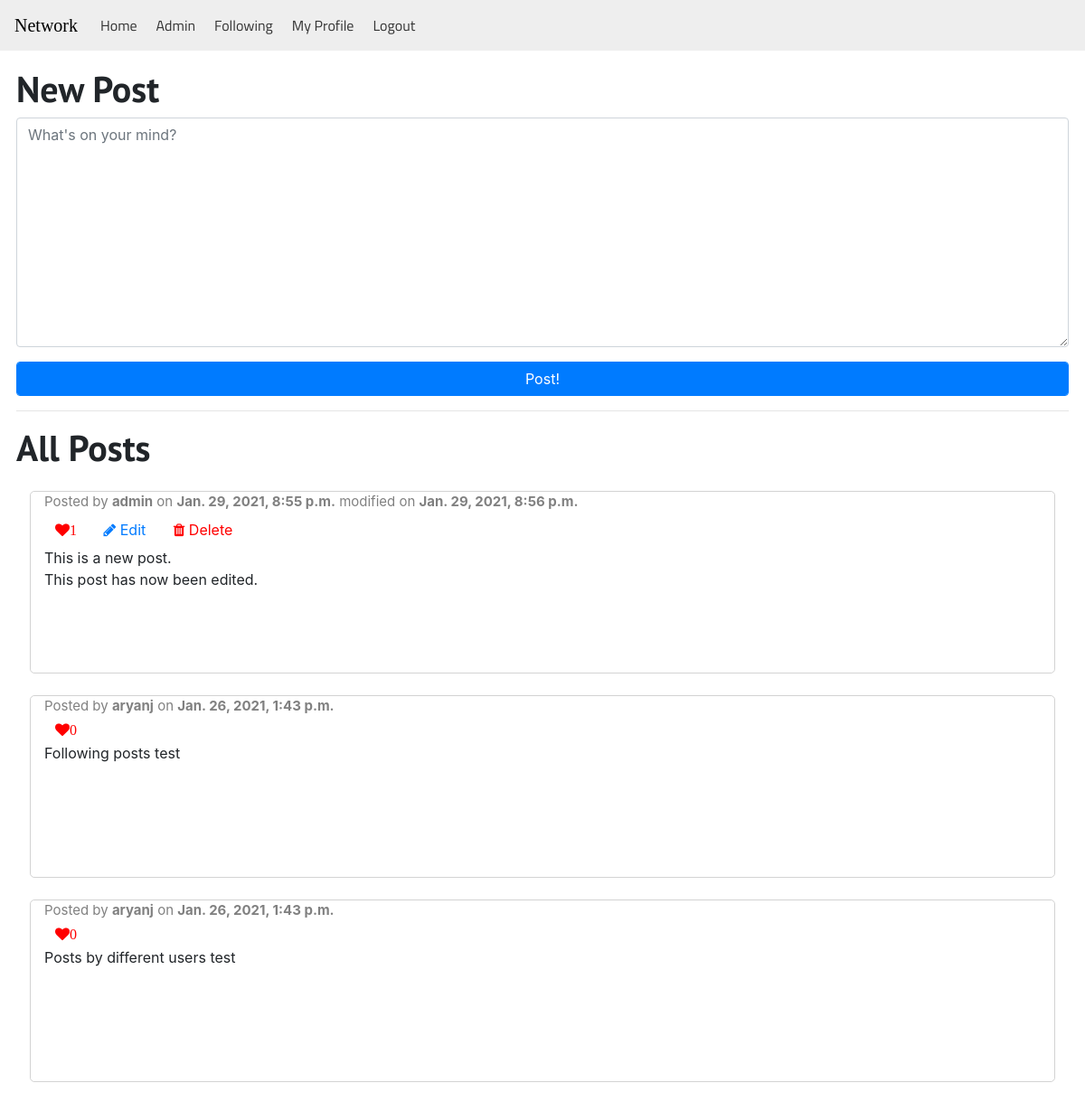
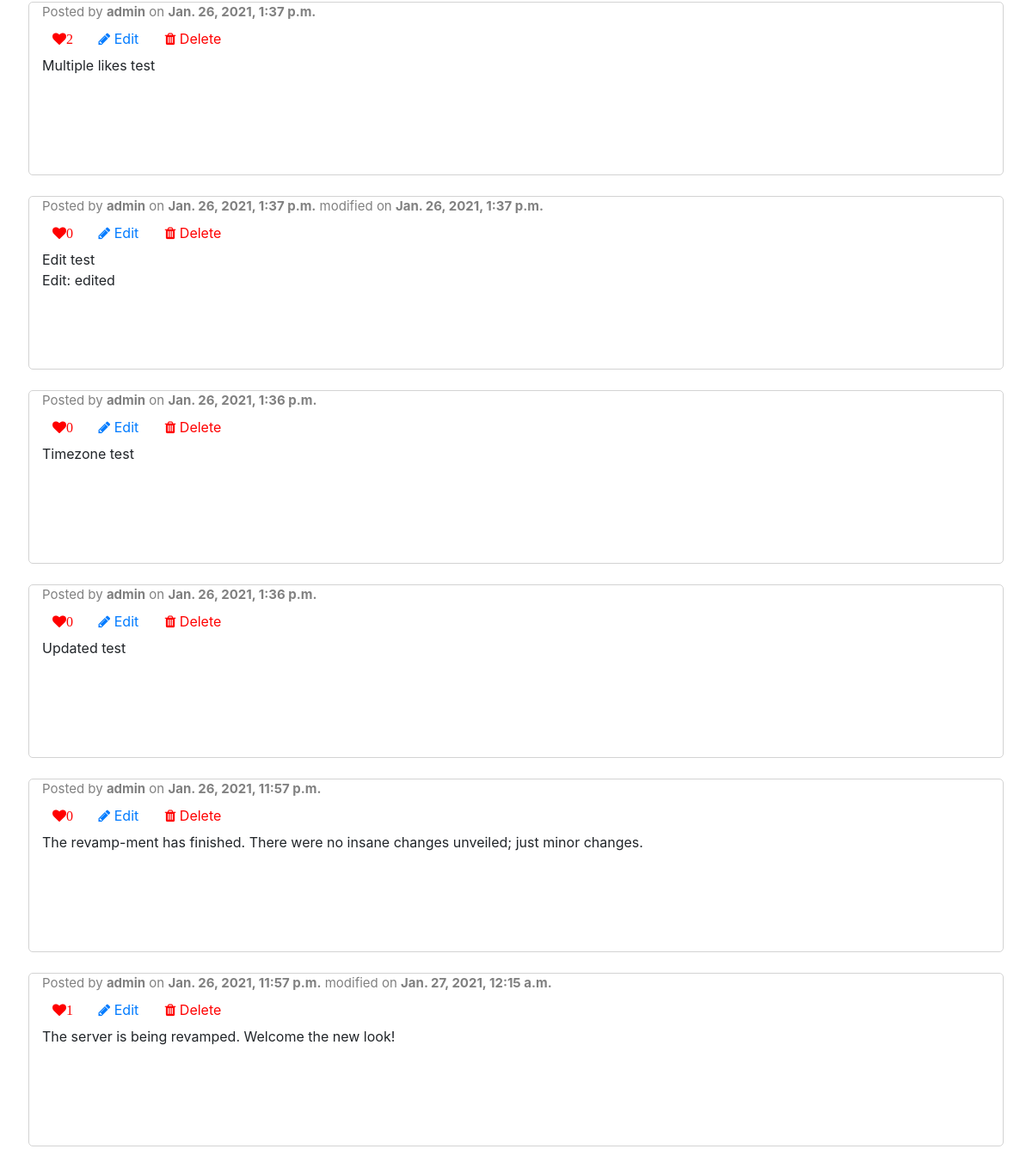
/ (signed in), run on the app's committed database (2 pictures, top to bottom).
### network/models.py (models this page shows)
class Posts(models.Model):
    user = models.ForeignKey(User, on_delete=models.CASCADE)
    content = models.TextField()
    likes = models.IntegerField(default=0)
    timestamp = models.DateTimeField(auto_now_add=True, editable=False)
    modified = models.DateTimeField(default=None, null=True)
    class Meta:
        ordering = ['-id']
        verbose_name_plural = 'Posts'

class User(AbstractUser):
    pass

### network/views.py (the view)
# urls.py: path('', views.index, name='index'),
def index(request):
    allPosts = Posts.objects.all()
    paginator = Paginator(allPosts, 10)
    pageNum = request.GET.get('page')
    posts = paginator.get_page(pageNum)
    return render(request, 'network/index.html', {
        'posts': posts
    })

### network/templates/network/index.html (shortened to what this page needs)
{% extends "network/layout.html" %}
{% block body %}
    {% if user.is_authenticated %}
        <div class="new-post">
            <h1>New Post</h1>
            <form action="{% url 'newPost' %}" method="POST">
                <div class="form-group">
                    <textarea name="content" rows="10" class="form-control" placeholder="What's on your mind?" required maxlength="1000"></textarea>
                </div>
                <div class="form-group">
                    <input type="submit" value="Post!" class="form-control btn btn-primary">
                </div>
            </form>
        </div>
        <hr>
    {% endif %}
    <h1>All Posts</h1>
    {% for post in posts %}
        <div class="container-fluid mt-4">
            <div class="general-row" style="overflow: hidden; min-height:200px;">
                <div class="col" style="overflow: hidden; min-height:200px;">
                    {% if post.modified %}
                        <p class="username">Posted by <a class="username" href="{% url 'profile' post.user.username %}"><strong>{{ post.user.username }}</strong></a> on <strong>{{ post.timestamp }}</strong> modified on <strong>{{ post.modified }}</strong></p>
                    {% else %}
                        <p class="username">Posted by <a class="username" href="{% url 'profile' post.user.username %}"><strong>{{ post.user.username }}</strong></a> on <strong>{{ post.timestamp }}</strong></p>
                    {% endif %}
                    <div class="links ">
                        {% if user.is_authenticated %}
                            <button data-id="{{ post.id }}" class="btn btn-default like-button shadow-none fa fa-heart" style="color: red;">{{ post.likes }}</button>
                        {% else %}
                            <span class="shadow-none fa fa-heart" style="color: red;">{{ post.likes }}</span>
                        {% endif %}
                        {% if post.user.username == user.username %}
                            <button data-id="{{ post.id }}" class="btn btn-link edit-button"><span class="fa fa-pencil"></span>  Edit</button>
                            <button data-id="{{ post.id }}" class="btn btn-link delete-button" style="color: red;"><span class="fa fa-trash"></span>  Delete</button>
                        {% endif %}
                    </div>
                    <div class="post-body mb-3" style="white-space: pre-wrap;">{{ post.content }}</div>
                </div>
            </div>
        </div>
    {% empty %}
        <h2 class="pl-3">No posts currently on site.</h2>
    {% endfor %}
{% endblock body %}

### network/static/network/main.css (style rules this page uses)
h1, h2, h3, h4, h5 { font-family: 'PT Sans', sans-serif; font-weight: 600; }
.username { top: 0; left: 0; color: gray; font-size: 15px; margin-bottom: 0; }
.general-row { min-height: 200px; border: 1px solid lightgray; border-radius: 5px; }
.delete-button { color: red; }
.like-button { outline: none !important; border: none !important; }

### data on the page
Posts: user.username "admin", timestamp "Jan. 29, 2021, 8:55 p.m.", modified "Jan. 29, 2021, 8:56 p.m.", likes "1", content "This is a new post. This post has now been edited."
Posts: user.username "aryanj", timestamp "Jan. 26, 2021, 1:43 p.m.", likes "0", content "Following posts test"
Posts: user.username "aryanj", timestamp "Jan. 26, 2021, 1:43 p.m.", likes "0", content "Posts by different users test"
Posts: user.username "admin", timestamp "Jan. 26, 2021, 1:37 p.m.", likes "2", content "Multiple likes test"
Posts: user.username "admin", timestamp "Jan. 26, 2021, 1:37 p.m.", modified "Jan. 26, 2021, 1:37 p.m.", likes "0", content "Edit test Edit: edited"
Posts: user.username "admin", timestamp "Jan. 26, 2021, 1:36 p.m.", likes "0", content "Timezone test"
Posts: user.username "admin", timestamp "Jan. 26, 2021, 1:36 p.m.", likes "0", content "Updated test"
Posts: user.username "admin", timestamp "Jan. 26, 2021, 11:57 p.m.", likes "0", content "The revamp-ment has finished. There were no insane changes unveiled; just minor changes."
Posts: user.username "admin", timestamp "Jan. 26, 2021, 11:57 p.m.", modified "Jan. 27, 2021, 12:15 a.m.", likes "1", content "The server is being revamped. Welcome the new look!"
